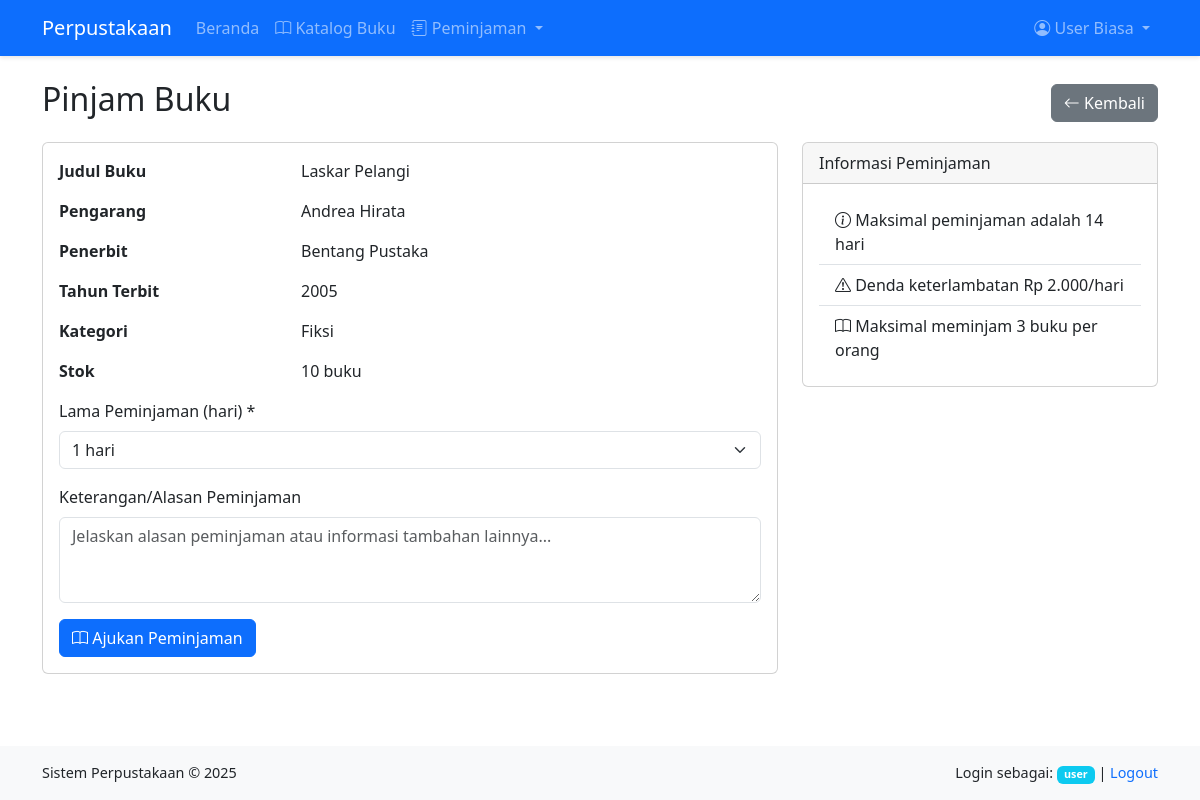
The app's page /pages/peminjaman/pinjam.php?id_buku=1 (signed in) with its own data.
### tables this page shows
CREATE TABLE IF NOT EXISTS buku (
  id_buku INT AUTO_INCREMENT PRIMARY KEY,
  judul VARCHAR(255) NOT NULL,
  pengarang VARCHAR(255) NOT NULL,
  penerbit VARCHAR(255) NOT NULL,
  tahun_terbit YEAR NOT NULL,
  isbn VARCHAR(20),
  jumlah_halaman INT,
  stok INT NOT NULL DEFAULT 0,
  id_kategori INT,
  tanggal_input TIMESTAMP DEFAULT CURRENT_TIMESTAMP,
  FOREIGN KEY (id_kategori) REFERENCES kategori(id_kategori) ON DELETE SET NULL
);

CREATE TABLE IF NOT EXISTS kategori (
  id_kategori INT AUTO_INCREMENT PRIMARY KEY,
  nama_kategori VARCHAR(100) NOT NULL
);

### pages/peminjaman/pinjam.php (the view, shortened to what this page needs)
<?php
require_once '../../includes/header.php';
$id_buku = isset($_GET['id_buku']) ? mysqli_real_escape_string($conn, $_GET['id_buku']) : '';
$buku = null;
if (!empty($id_buku)) {
  $query = "SELECT b.*, k.nama_kategori
            FROM buku b
            LEFT JOIN kategori k ON b.id_kategori = k.id_kategori
            WHERE b.id_buku = '$id_buku'";
  $result = mysqli_query($conn, $query);
  if ($result && mysqli_num_rows($result) > 0) {
    $buku = mysqli_fetch_assoc($result);
  } else {
    $_SESSION['error'] = "Buku tidak ditemukan";
    header("Location: " . BASE_URL . "pages/buku/index.php");
    exit;
  }
}
?>
<div class="d-flex justify-content-between align-items-center mb-3">
  <h2>Pinjam Buku</h2>
  <a href="index.php" class="btn btn-secondary">
    <i class="bi bi-arrow-left"></i> Kembali
  </a>
</div>
<div class="row">
  <?php if ($buku): ?>
    <div class="col-md-8">
      <div class="card">
        <div class="card-body">
          <form method="POST" action="">
            <div class="row mb-3">
              <div class="col-md-4">
                <strong>Judul Buku</strong>
              </div>
              <div class="col-md-8">
                <?php echo htmlspecialchars($buku['judul']); ?>
              </div>
            </div>
            <div class="row mb-3">
              <div class="col-md-4">
                <strong>Pengarang</strong>
              </div>
              <div class="col-md-8">
                <?php echo htmlspecialchars($buku['pengarang']); ?>
              </div>
            </div>
            <div class="row mb-3">
              <div class="col-md-4">
                <strong>Penerbit</strong>
              </div>
              <div class="col-md-8">
                <?php echo htmlspecialchars($buku['penerbit']); ?>
              </div>
            </div>
            <div class="row mb-3">
              <div class="col-md-4">
                <strong>Tahun Terbit</strong>
              </div>
              <div class="col-md-8">
                <?php echo $buku['tahun_terbit']; ?>
              </div>
            </div>
            <div class="row mb-3">
              <div class="col-md-4">
                <strong>Kategori</strong>
              </div>
              <div class="col-md-8">
                <?php echo htmlspecialchars($buku['nama_kategori']); ?>
              </div>
            </div>
            <div class="row mb-3">
              <div class="col-md-4">
                <strong>Stok</strong>
              </div>
              <div class="col-md-8">
                <?php echo $buku['stok']; ?> buku
              </div>
            </div>
            <div class="mb-3">
              <label for="lama_pinjam" class="form-label">Lama Peminjaman (hari) *</label>
              <select class="form-select" id="lama_pinjam" name="lama_pinjam" required>
                <?php for ($i = 1; $i <= 14; $i++): ?>
                  <option value="<?php echo $i; ?>"><?php echo $i; ?> hari</option>
                <?php endfor; ?>
              </select>
            </div>
            <div class="mb-3">
              <label for="keterangan" class="form-label">Keterangan/Alasan Peminjaman</label>
              <textarea class="form-control" id="keterangan" name="keterangan" rows="3" placeholder="Jelaskan alasan peminjaman atau informasi tambahan lainnya..."></textarea>
            </div>
            <button type="submit" class="btn btn-primary" <?php echo ($buku['stok'] <= 0) ? 'disabled' : ''; ?>>
              <i class="bi bi-book"></i> Ajukan Peminjaman
            </button>
          </form>
        </div>
      </div>
    </div>
    <div class="col-md-4">
      <div class="card mb-3">
        <div class="card-header">
          Informasi Peminjaman
        </div>
        <div class="card-body">
          <ul class="list-group list-group-flush">
            <li class="list-group-item">
              <i class="bi bi-info-circle"></i> Maksimal peminjaman adalah 14 hari
            </li>
            <li class="list-group-item">
              <i class="bi bi-exclamation-triangle"></i> Denda keterlambatan Rp 2.000/hari
            </li>
            <li class="list-group-item">
              <i class="bi bi-book"></i> Maksimal meminjam 3 buku per orang
            </li>
          </ul>
        </div>
      </div>
    </div>
  <?php endif; ?>
</div>
<?php
require_once INCLUDES_PATH . 'footer.php';
?>

### assets/css/style.css (style rules this page uses)
body { min-height: 100vh; display: flex; flex-direction: column; }
.card { transition: transform 0.2s, box-shadow 0.2s; margin-bottom: 1rem; }
.card-header { background-color: rgba(0, 0, 0, 0.03); font-weight: 500; }

### records on screen
buku: judul "Laskar Pelangi", pengarang "Andrea Hirata", penerbit "Bentang Pustaka", tahun_terbit "2005", id_kategori.nama_kategori "Fiksi", stok "10"

### other values on screen
$_SESSION['user_name'] "User Biasa"
$_SESSION['user_role'] "user"
form field lama_pinjam "1 hari"
